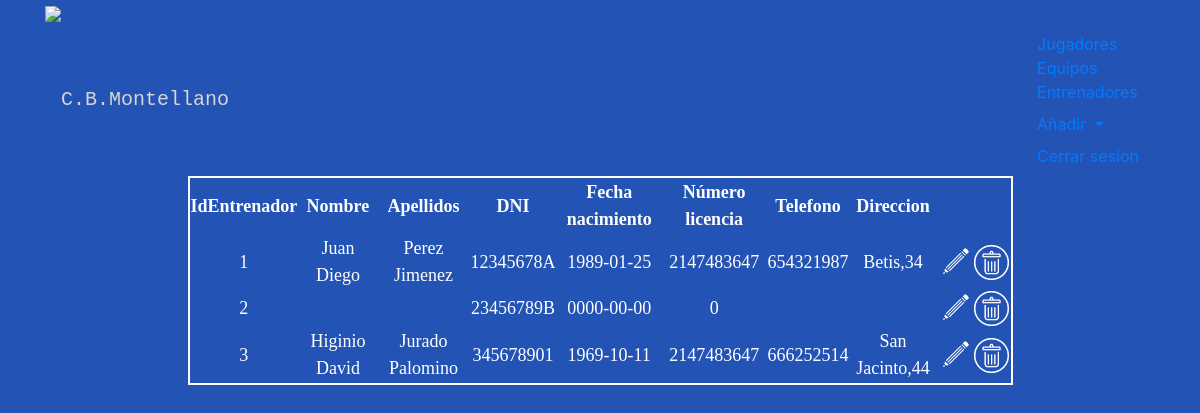
The page /admin/entrenadores.php on the database its author committed.
### tables this page shows
CREATE TABLE `entrenador` (
  `identrenador` int(11) unsigned NOT NULL AUTO_INCREMENT,
  `nombre` varchar(100) NOT NULL,
  `apellidos` varchar(100) NOT NULL,
  `dni` varchar(9) NOT NULL,
  `fechanacimiento` date NOT NULL,
  `numerolicencia` int(10) NOT NULL,
  `telefono` varchar(9) DEFAULT NULL,
  `direccion` varchar(100) DEFAULT NULL,
  PRIMARY KEY (`identrenador`)
);

### admin/entrenadores.php (the view, shortened to what this page needs)
<!DOCTYPE html>
<html lang="en">
  <head>
  <link rel="stylesheet" href="https://stackpath.bootstrapcdn.com/bootstrap/4.1.3/css/bootstrap.min.css">
  <link rel="stylesheet" href="style.css">
  <link href="//netdna.bootstrapcdn.com/twitter-bootstrap/2.3.2/css/bootstrap-combined.min.css" rel="stylesheet" id="bootstrap-css">
  </head>
  <body>
  <div class="container">
  <?php
      include_once "../header/headeradmin.php";
  ?>
    <?php
      $connection = new mysqli("localhost", "juan", "2asirtriana", "cbmontellano");
      $connection->set_charset("uft8");
        $query="SELECT * from entrenador";
      if ($result = $connection->query($query)) {
      ?>
      <div class="row justify-content-center">
      <div class="col-md-9">
          <table style="border:2px double white" id="tabla">
          <thead>
            <tr>
              <th>IdEntrenador</th>
              <th>Nombre</th>
              <th>Apellidos</th>
              <th>DNI</th>
              <th>Fecha nacimiento</th>
              <th>Número licencia</th>
              <th>Telefono</th>
              <th>Direccion</th>
              <th></th>
              <th></th>
          </thead>
      </div>
      </div>
      <?php
          while($obj = $result->fetch_object()) {
              echo "<tr>";
                echo "<td>".$obj->identrenador."</td>";
                echo "<td>".$obj->nombre."</td>";
                echo "<td>".$obj->apellidos."</td>";
                echo "<td>".$obj->dni."</td>";
                echo "<td>".$obj->fechanacimiento."</td>";
                echo "<td>".$obj->numerolicencia."</td>";
                echo "<td>".$obj->telefono."</td>";
                echo "<td>".$obj->direccion."</td>";
                echo "<td><a href='editarentrenador.php?id=$obj->identrenador'><img src='editar.png' width='35px' height='35px'/></a></td>";
                echo "<td><a href='eliminarentrenador.php?id=$obj->identrenador'><img src='borrar.png' width='35px' height='35px'/></a></td>";
              echo "</tr>";
          }
      }
    ?>
  </body>
</html>

### header/headeradmin.php (shortened to what this page needs)
 <div id="header" class="row">
	<div class="col-md-12">
		<img src="../header/cbm.png" class="img-fluid">
	</div>
 </div>
 <div id="nav" class="row">
     <div class="col-md-12">
       <nav class="navbar navbar-inverse ">
         <div class="navbar-header">
           <a class="navbar-brand" href="">C.B.Montellano</a>
         </div>
         <ul class="nav navbar-nav">
           <li><a href="jugadores.php" id="cuadrosmenu">Jugadores</a></li>
           <li><a href="equipos.php" id="cuadrosmenu">Equipos</a></li>
           <li><a href="entrenadores.php" id="cuadrosmenu">Entrenadores</a></li>
           <li class="nav-item dropdown">
             <a class="nav-link dropdown-toggle" href="#" id="navbarDropdownMenuLink" role="button" data-toggle="dropdown" aria-haspopup="true" aria-expanded="false">
               Añadir
             </a>
           </li>
           <li><a href="cerrarsesion.php" id="cuadrosmenu">Cerrar sesion</a></li>
         </ul>
</nav>
     </div>
 </div>

### admin/style.css (style rules this page uses)
#tabla { text-align: center; color: white; border: double; font-family: 'Times New Roman', Times, serif; font-weight: normal; font-size: 18px; }
.navbar-brand { color: #d6d6d6; font-family: 'Courier New', Courier, monospace; font-size: 20px; }

### admin/entrenadores.php (style rules this page uses)
body { background-color: #2353B4; }

### rows shown on the page
entrenador: identrenador "1", nombre "Juan Diego", apellidos "Perez Jimenez", dni "12345678A", fechanacimiento "1989-01-25", numerolicencia "2147483647", telefono "654321987", direccion "Betis,34"
entrenador: identrenador "2", dni "23456789B", fechanacimiento "0000-00-00", numerolicencia "0"
entrenador: identrenador "3", nombre "Higinio David", apellidos "Jurado Palomino", dni "345678901", fechanacimiento "1969-10-11", numerolicencia "2147483647", telefono "666252514", direccion "San Jacinto,44"
